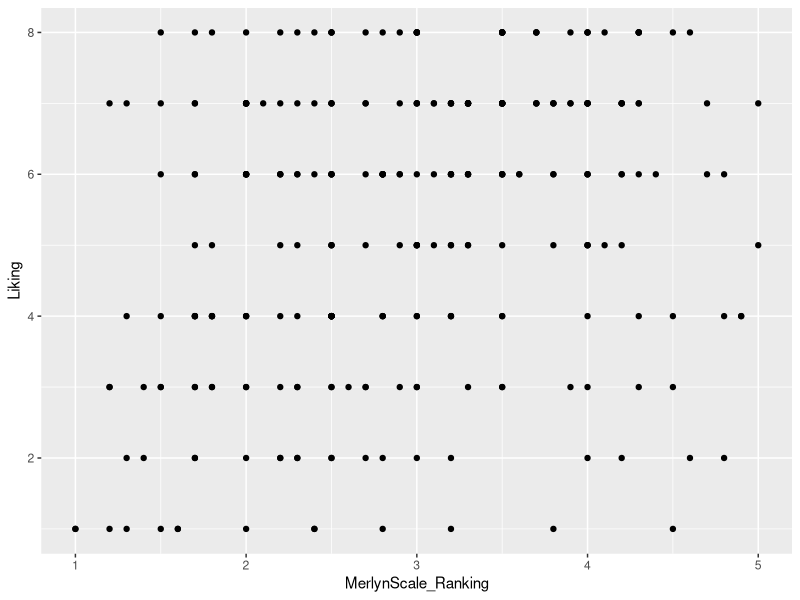
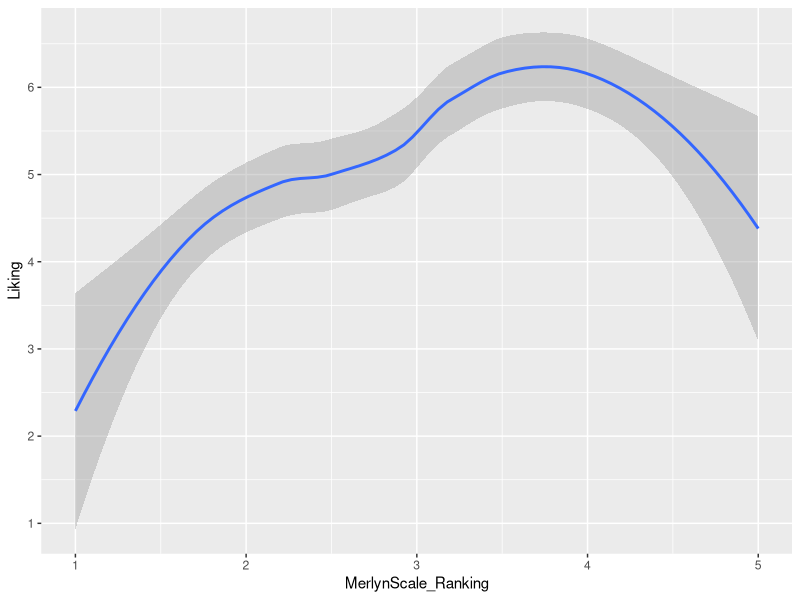
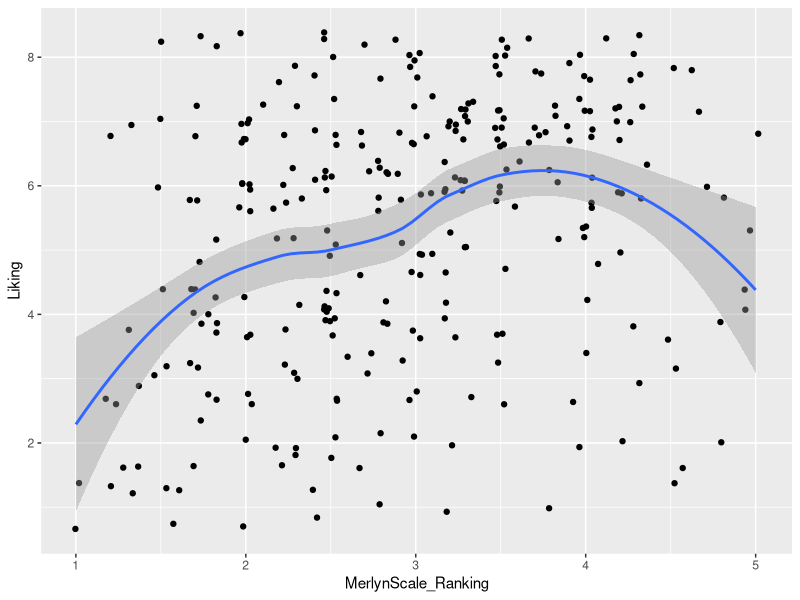
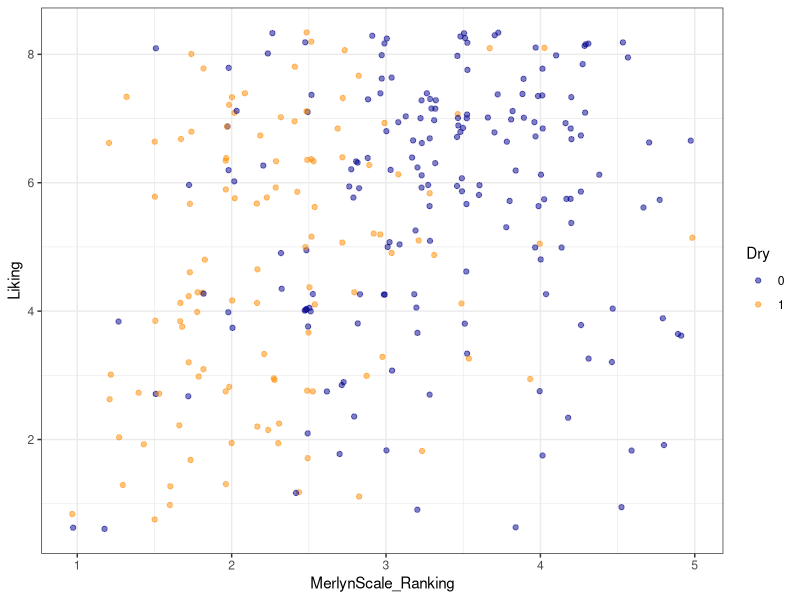
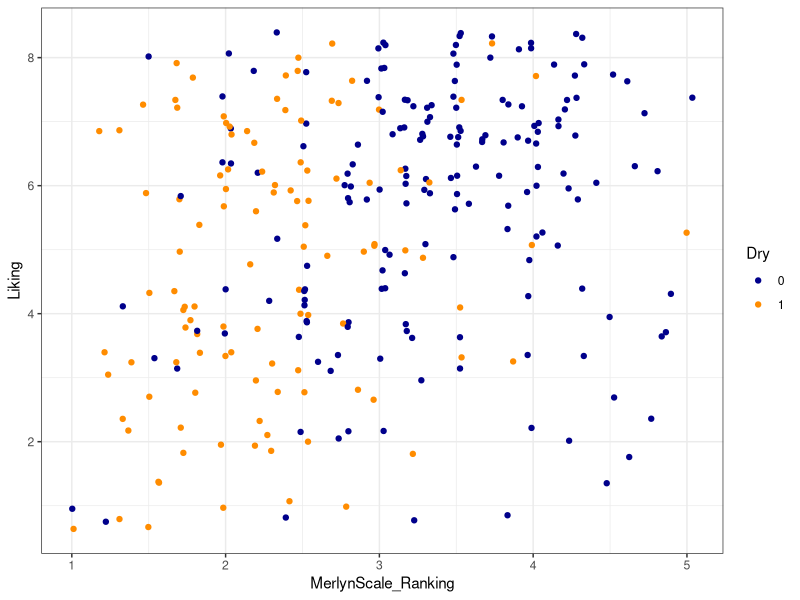
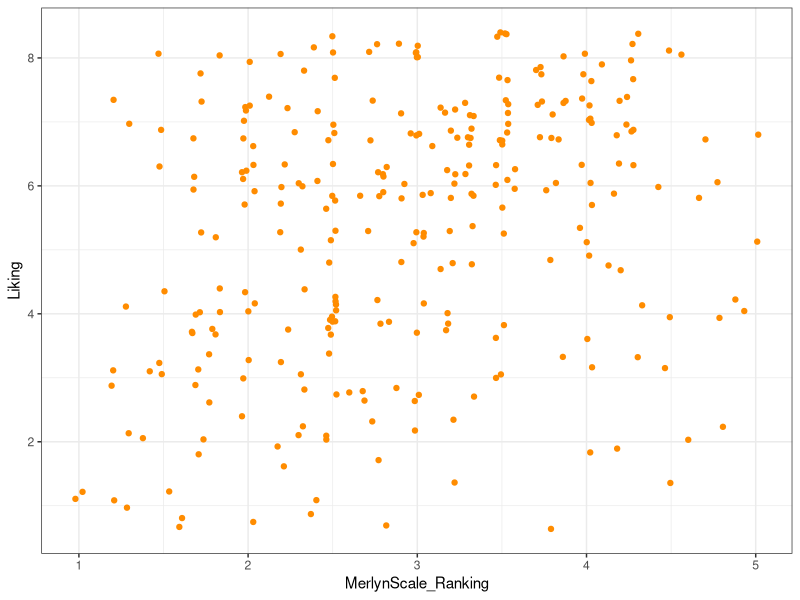
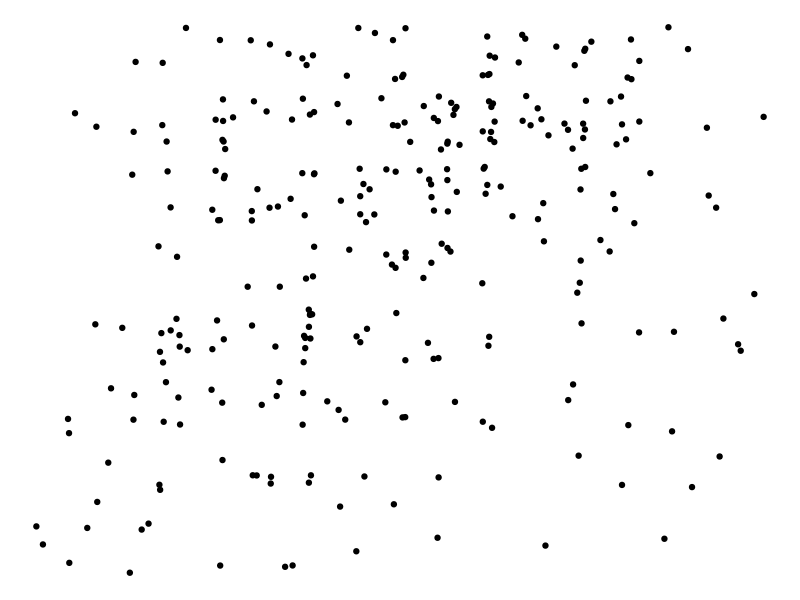
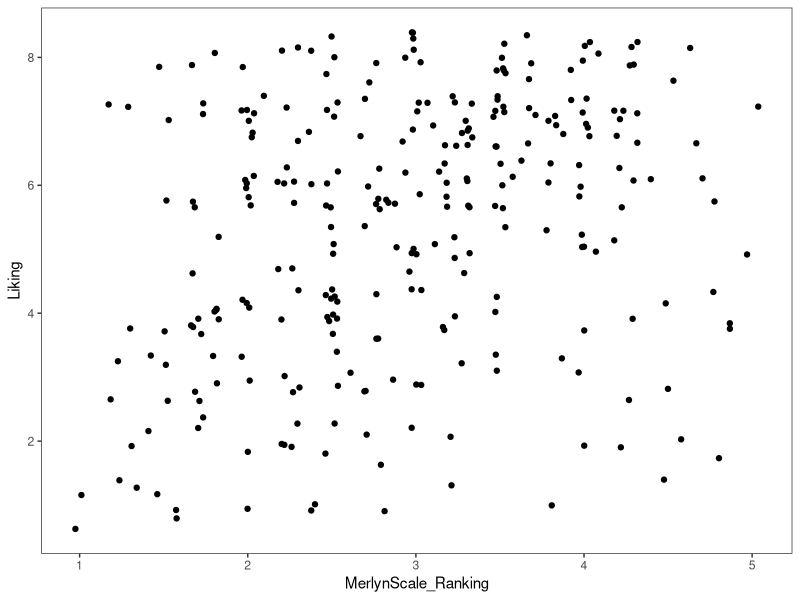

Write R code to recreate these figures, in order. (Note: this script raises an error after producing the figures.)
## ---- chunk 1
library(tidyverse)
library(ca)
knitr::opts_chunk$set(fig.align = "center")

# Import the data
raw_berry_data <- 
  read_csv(file = "data/clt-berry-data.csv") %>%
  select(where(~ !all(is.na(.)))) 

cleaned_berry_data <-
  raw_berry_data %>%
  # Get the relevant columns
  select(`Subject Code`, 
         berry,
         sample,
         starts_with("cata_"), 
         contains("overall")) %>%
  # Rescale the LAM and US scales to a 9-pt range
  mutate(lms_overall = (lms_overall + 100) * (8 / 200) + 1,
         us_overall = (us_overall + 0) * (8 / 15) + 1) %>%
  # Switch the 3 overall liking columns into a single column
  pivot_longer(contains("overall"),
               names_to = "hedonic_scale",
               values_to = "rating",
               values_drop_na = TRUE) %>%
  # Let's make all the CATA variables into a single column to make life easier
  # (and get rid of those NAs)
  pivot_longer(starts_with("cata_"),
               names_to = "cata_variable",
               values_to = "checked",
               names_transform = ~str_remove(., "cata_"),
               values_drop_na = TRUE)

berry_penalty_analysis_data <- 
  cleaned_berry_data %>%
  group_by(berry, cata_variable, checked) %>%
  summarize(penalty_lift = mean(rating),
            count = n()) %>%
  ungroup() 

raw_cider_data <- 
  read_csv("data/CiderDryness_SensoryDATA.csv")

cider_penalty_data <- 
  raw_cider_data %>%
  pivot_longer(Fresh_Apples:Synthetic,
               names_to = "cata_variable",
               values_to = "checked") %>%
  group_by(cata_variable, checked) %>%
  summarize(rating = mean(Liking),
            count = n()) %>%
  mutate(proportion = count / sum(count)) %>%
  ungroup()
## ---- chunk 2
# We start with our data and pipe it into ggplot
raw_cider_data %>%
  # Here we set up the base plot
  ggplot(mapping = aes(x = MerlynScale_Ranking, y = Liking)) + 
   # Here we tell our base plot to add points
  geom_point()                          
## ---- chunk 3
raw_cider_data %>%
  select(MerlynScale_Ranking, Liking)
## ---- chunk 4
raw_cider_data %>%
  ggplot(mapping = aes(x = MerlynScale_Ranking, y = Liking)) + 
  geom_smooth()
## ---- chunk 5
raw_cider_data %>%
  ggplot(mapping = aes(x = MerlynScale_Ranking, y = Liking)) + 
  geom_jitter() + # add some random noise to show overlapping points
  geom_smooth()
## ---- chunk 6
raw_cider_data %>%
  mutate(Dry = as.factor(Dry)) %>%
  ggplot(mapping = aes(x = MerlynScale_Ranking, y = Liking, color = Dry)) +
  geom_jitter(alpha = 1/2) + 
  scale_color_manual(values = c("darkblue", "darkorange")) + 
  theme_bw()

## ---- chunk 7
# First, here is the previous figure, showing how we can set aesthetics
raw_cider_data %>%
  mutate(Dry = as.factor(Dry)) %>%
  ggplot(aes(x = MerlynScale_Ranking, y = Liking)) + 
  # We can set new aes() mappings in individual layers, as well as the plot itself
  geom_jitter(aes(color = Dry)) + 
  scale_color_manual(values = c("darkblue", "darkorange")) +
  theme_bw()

# And now we manually set a color for our points: note this means our color
# WON'T change with different values of a variable.
raw_cider_data %>%
  mutate(Dry = as.factor(Dry)) %>%
  ggplot(aes(x = MerlynScale_Ranking, y = Liking)) + 
  # notice we no longer use aes() below, and color no longer matches `Dry`
  geom_jitter(color = "darkorange") + 
  theme_bw()
## ---- chunk 8
raw_cider_data %>%
  ggplot(aes(x = MerlynScale_Ranking, y = Liking)) + 
  geom_jitter() + 
  theme_void()
## ---- chunk 9
raw_cider_data %>%
  ggplot(aes(x = MerlynScale_Ranking, y = Liking)) + 
  geom_jitter() + 
  theme_bw() + 
  # we use theme() to remove grid lines, for example
  theme(panel.grid = element_blank())
## ---- chunk 10
theme_set(
  theme_bw() + 
    theme(panel.grid.minor = element_blank())
)

raw_cider_data %>%
  ggplot(aes(x = MerlynScale_Ranking, y = Liking)) + 
  geom_jitter()
## ---- chunk 11
p <- 
  raw_cider_data %>%
  mutate(Dry = as.factor(Dry)) %>%
  # This block gets us a subset of beer styles for clear visualization
  ggplot(mapping = aes(x = Liking)) + 
  geom_density(mapping = aes(fill = Dry))
  group_by(style) %>%
  nest(data = -style) %>%
  ungroup() %>%
  slice_sample(n = 10) %>%
  unnest(everything()) %>%
  # And now we can go back to plotting
  ggplot(aes(x = rating, group = style)) + 
  # Density plots are smoothed histograms
  geom_density(aes(fill = style), alpha = 1/4, color = NA) +
  theme_bw()

p
## ---- chunk 12
p + scale_fill_viridis_d()
## ---- chunk 13
# We'll pick 14 random colors from the colors R knows about
random_colors <- print(colors()[sample(x = 1:length(colors()), size = 10)])

p + 
  scale_fill_manual(values = random_colors)
## ---- chunk 14
p <- 
  beer_data %>%
  # Step 1: make abv tertiles
  mutate(abv_tertile = as.factor(ntile(abv, 3))) %>%
  # Step 2: plot
  ggplot(aes(x = palate, group = abv_tertile)) + 
  geom_density(aes(fill = abv_tertile), 
              alpha = 1/4, color = NA, adjust = 3) + 
  theme_classic()

# Unfacetted plot
p
## ---- chunk 15
p + 
  facet_wrap(~abv_tertile, nrow = 4) +
  theme(legend.position = "none")
